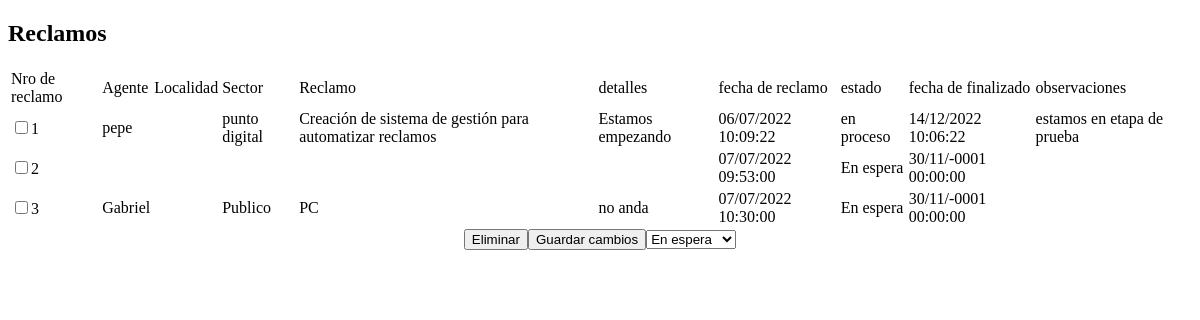
/Administrador/index.php, run on an earlier commit of the app's database.
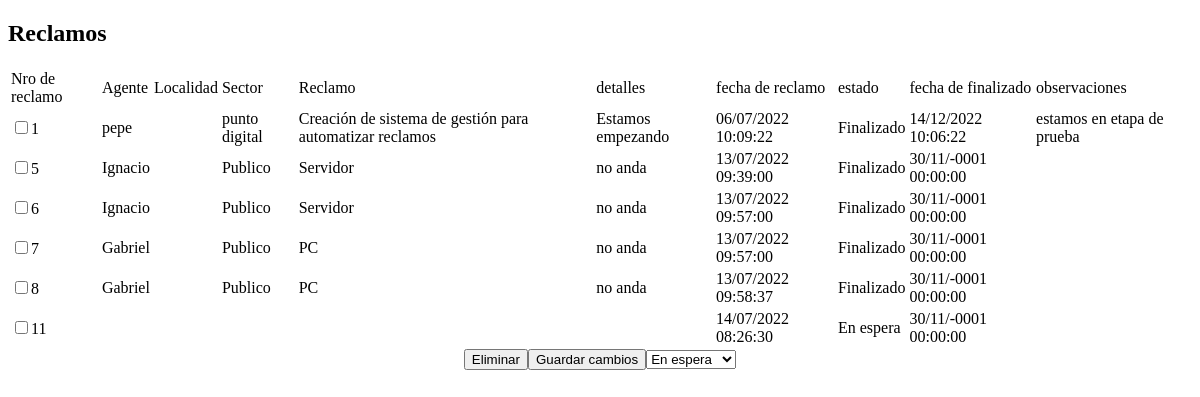
And on a later commit of the database.
### tables this page shows
CREATE TABLE `reclamos` (
  `id` int(255) NOT NULL,
  `agente` varchar(30) NOT NULL,
  `localidad` varchar(25) NOT NULL,
  `sector` varchar(50) NOT NULL,
  `pedido` varchar(100) NOT NULL,
  `detalles` varchar(200) NOT NULL,
  `fecha_reclamo` datetime(6) NOT NULL,
  `estado` varchar(15) NOT NULL,
  `fecha_finalizado` datetime(6) NOT NULL,
  `observaciones` varchar(50) NOT NULL
);

### Administrador/index.php (the view, shortened to what this page needs)
<!DOCTYPE html>
<html lang="en">
<head>
</head>
<body>
    <header>
        <h2>Reclamos</h2>
    </header>
    <?php
        include '../config.php';
        $query= "SELECT * FROM reclamos";
        $result = mysqli_query($conexion, $query);
        echo "<center>";
        echo "<table>";
        echo '<form method="POST">';
        echo "<td>Nro de reclamo</td>";
        echo "<td>Agente</td>";
        echo "<td>Localidad</td>";
        echo "<td>Sector</td>";
        echo "<td>Reclamo</td>";
        echo "<td>detalles</td>";
        echo "<td>fecha de reclamo</td>";
        echo "<td>estado</td>";
        echo "<td>fecha de finalizado</td>";
        echo "<td>observaciones</td>";
        while($registro = mysqli_fetch_assoc($result)){
            echo "<tr>";
            echo '<td>';
            echo '<input type="checkbox" name="checks[]" value='.$registro['id'].'>';
            echo $registro['id'];
            echo "</td>";
            echo "<td>";
                echo $registro['agente'];
            echo "</td>";
            echo "<td>";
            echo "</td>";
            echo "<td>";
                echo $registro['sector'];
            echo "</td>";
            echo "<td>";
                echo $registro['pedido'];
            echo "</td>";
            echo "<td>";
                echo $registro['detalles'];
            echo "</td>";
            echo "<td>";
               $originalDate = $registro['fecha_reclamo'];
               $timestamp = strtotime($originalDate);
               $newDate = date("d/m/Y H:i:s", $timestamp );
               echo "$newDate";
            echo "</td>";
            echo "<td>";
                echo $registro['estado'];
            echo "</td>";
            echo "<td>" ;
               $originalDate = $registro['fecha_finalizado'];
               $timestamp = strtotime($originalDate);
               $newDate = date("d/m/Y H:i:s", $timestamp );
               echo "$newDate";
            echo "</td>";
            echo "<td>";
            echo $registro['observaciones'];
            echo "</td>";
            echo "</tr>";
        }
        echo "</table>";
        echo '<button type="submit"  name="eliminar" formaction="eliminar.php" >Eliminar</button>';
        echo '<button type="submit"  name="guardar" formaction="guardar.php" >Guardar cambios</button>';
        echo "<select name='select'>
                <option value='' name='espera'>En espera</option>
                <option value='' name='proceso'>En proceso</option>
                <option value='' name='finalizado'>Finalizado</option>
              </select>";
        echo "</center>";
    ?>
</body>
</html>

What changed in the data, as far as the page shows it:
removed reclamos: id "2", fecha_reclamo "07/07/2022 09:53:00", estado "En espera", fecha_finalizado "30/11/-0001 00:00:00"
removed reclamos: id "3", agente "Gabriel", sector "Publico", pedido "PC", detalles "no anda", fecha_reclamo "07/07/2022 10:30:00", estado "En espera", fecha_finalizado "30/11/-0001 00:00:00"
changed reclamos "pepe": estado "en proceso" → "Finalizado"
added reclamos: id "5", agente "Ignacio", sector "Publico", pedido "Servidor", detalles "no anda", fecha_reclamo "13/07/2022 09:39:00", estado "Finalizado", fecha_finalizado "30/11/-0001 00:00:00"
added reclamos: id "6", agente "Ignacio", sector "Publico", pedido "Servidor", detalles "no anda", fecha_reclamo "13/07/2022 09:57:00", estado "Finalizado", fecha_finalizado "30/11/-0001 00:00:00"
added reclamos: id "7", agente "Gabriel", sector "Publico", pedido "PC", detalles "no anda", fecha_reclamo "13/07/2022 09:57:00", estado "Finalizado", fecha_finalizado "30/11/-0001 00:00:00"
added reclamos: id "8", agente "Gabriel", sector "Publico", pedido "PC", detalles "no anda", fecha_reclamo "13/07/2022 09:58:37", estado "Finalizado", fecha_finalizado "30/11/-0001 00:00:00"
added reclamos: id "11", fecha_reclamo "14/07/2022 08:26:30", estado "En espera", fecha_finalizado "30/11/-0001 00:00:00"
